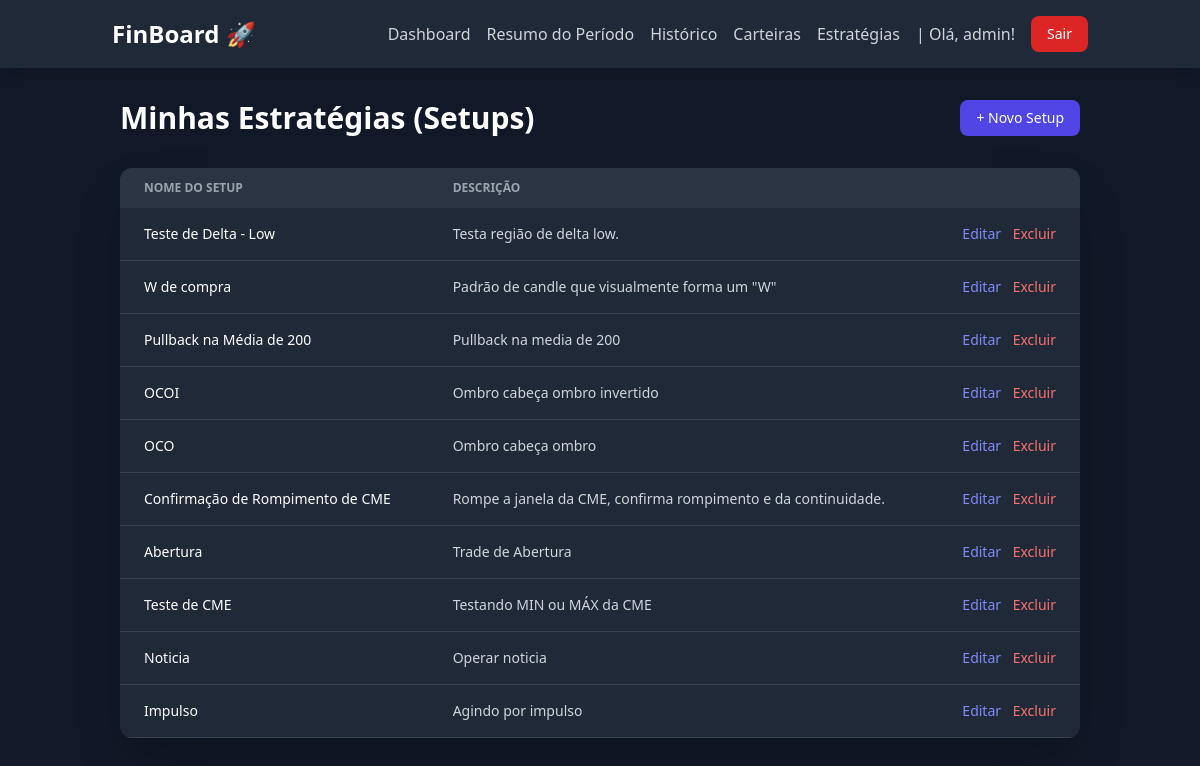
The app's page /dashboard/strategies/ (signed in) with its own data.
### dashboard/models.py (models this page shows, shortened)
class Strategy(models.Model):
    name = models.CharField("Nome da Estratégia", max_length=100, unique=True)
    description = models.TextField("Descrição do Setup")

### dashboard/views.py (the view)
# urls.py: path('strategies/', views.strategy_list, name='strategy_list'),
@login_required
def strategy_list(request):
    strategies = Strategy.objects.all()
    return render(request, 'dashboard/strategy_list.html', {'strategies': strategies})

### dashboard/templates/dashboard/strategy_list.html
{% extends 'core/base.html' %}
{% block content %}
<div class="container mx-auto px-4 sm:px-6 lg:px-8 py-8">
    <div class="flex justify-between items-center mb-8">
        <h1 class="text-3xl font-bold text-white">Minhas Estratégias (Setups)</h1>
        <a href="{% url 'dashboard:strategy_add' %}" class="px-4 py-2 text-sm font-medium text-white bg-indigo-600 rounded-lg hover:bg-indigo-700 transition-colors">+ Novo Setup</a>
    </div>
    <div class="bg-gray-800 rounded-xl shadow-2xl overflow-hidden">
        <table class="min-w-full text-sm text-left text-gray-300">
            <thead class="text-xs text-gray-400 uppercase bg-gray-700/50">
                <tr>
                    <th scope="col" class="px-6 py-3">Nome do Setup</th>
                    <th scope="col" class="px-6 py-3">Descrição</th>
                    <th scope="col" class="px-6 py-3"><span class="sr-only">Ações</span></th>
                </tr>
            </thead>
            <tbody>
                {% for strategy in strategies %}
                <tr class="border-b border-gray-700 hover:bg-gray-700/40">
                    <td class="px-6 py-4 font-medium text-white">{{ strategy.name }}</td>
                    <td class="px-6 py-4">{{ strategy.description|truncatewords:20 }}</td>
                    <td class="px-6 py-4 text-right space-x-2">
                        <a href="{% url 'dashboard:strategy_edit' pk=strategy.pk %}" class="font-medium text-indigo-400 hover:underline">Editar</a>
                        <a href="{% url 'dashboard:strategy_delete' pk=strategy.pk %}" class="font-medium text-red-400 hover:underline">Excluir</a>
                    </td>
                </tr>
                {% empty %}
                <tr>
                    <td colspan="3" class="text-center py-10 text-gray-500">Nenhuma estratégia cadastrada.</td>
                </tr>
                {% endfor %}
            </tbody>
        </table>
    </div>
</div>
{% endblock %}

### core/templates/core/base.html (shortened to what this page needs)
{% load static %}
<!DOCTYPE html>
<html lang="pt-br" class="dark">
<head>
    <link href="{% static 'core/css/output.css' %}" rel="stylesheet">
</head>
<body class="bg-gray-900">
    <header class="bg-gray-800 shadow-lg sticky top-0 z-50">
        <nav class="container mx-auto px-6 py-4">
            <div class="flex items-center justify-between">
                <a href="{% url 'core:home' %}" class="text-white text-2xl font-bold hover:text-indigo-400 transition-colors">
                    FinBoard 🚀
                </a>
                <div class="flex items-center space-x-4">
                     {% if user.is_authenticated %}
                        <a href="{% url 'core:home' %}" class="text-gray-300 hover:text-white transition-colors">Dashboard</a>
                        <a href="{% url 'dashboard:daily_summary' %}" class="text-gray-300 hover:text-white transition-colors">Resumo do Período</a>
                        <a href="{% url 'dashboard:operation_list' %}" class="text-gray-300 hover:text-white transition-colors">Histórico</a>
                        <a href="{% url 'dashboard:account_list' %}" class="text-gray-300 hover:text-white transition-colors">Carteiras</a>
                        <a href="{% url 'dashboard:strategy_list' %}" class="text-gray-300 hover:text-white transition-colors">Estratégias</a>
                        <span class="text-gray-300">| Olá, {{ user.username }}!</span>
                        <a href="{% url 'core:logout' %}" class="px-4 py-2 text-sm font-medium text-white bg-red-600 rounded-lg hover:bg-red-700 transition-colors">
                            Sair
                        </a>
                    {% else %}
                        <a href="{% url 'core:login' %}" class="text-gray-300 hover:text-white transition-colors">Login</a>
                        <a href="{% url 'core:register' %}" class="px-4 py-2 text-sm font-medium text-white bg-indigo-600 rounded-lg hover:bg-indigo-700 transition-colors">
                            Cadastre-se
                        </a>
                    {% endif %}
                </div>
            </div>
        </nav>
    </header>
    <main>
        {% block content %}
        {% endblock %}
    </main>
</body>
</html>

### records on screen
Strategy: name "Teste de Delta - Low", description "Testa região de delta low."
Strategy: name "W de compra", description "Padrão de candle que visualmente forma um \"W\""
Strategy: name "Pullback na Média de 200", description "Pullback na media de 200"
Strategy: name "OCOI", description "Ombro cabeça ombro invertido"
Strategy: name "OCO", description "Ombro cabeça ombro"
Strategy: name "Confirmação de Rompimento de CME", description "Rompe a janela da CME, confirma rompimento e da continuidade."
Strategy: name "Abertura", description "Trade de Abertura"
Strategy: name "Teste de CME", description "Testando MIN ou MÁX da CME"
Strategy: name "Noticia", description "Operar noticia"
Strategy: name "Impulso", description "Agindo por impulso"

### other values on screen
{{ user.username }} "admin"
